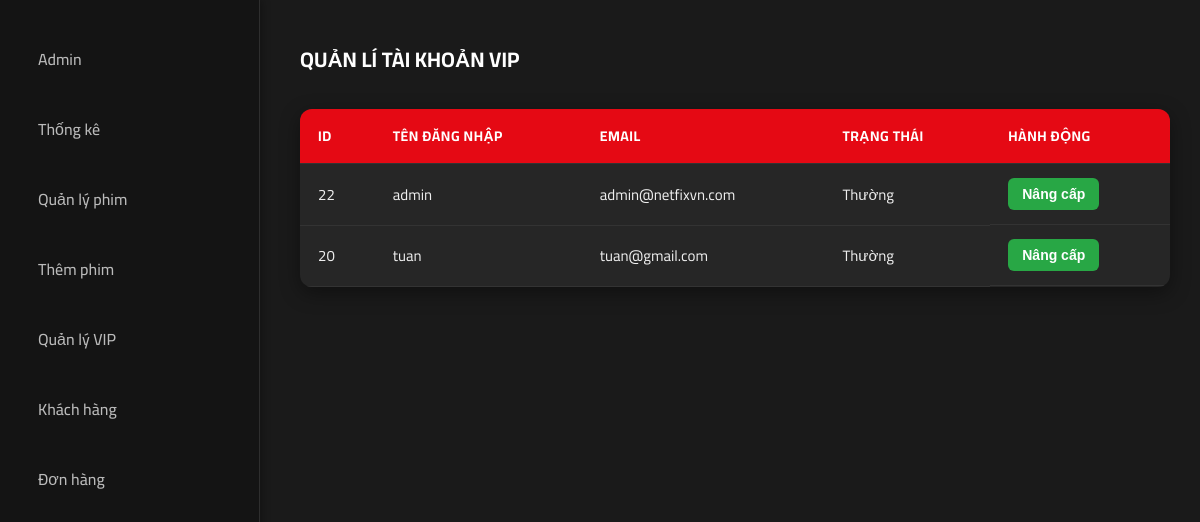
Screenshot of /netfix2/manage_vip.php (signed in) with the database file from the repository.
### tables this page shows
CREATE TABLE `users` (
  `id` int(11) NOT NULL,
  `username` varchar(50) NOT NULL,
  `email` varchar(100) NOT NULL,
  `password` varchar(255) NOT NULL,
  `is_admin` tinyint(1) DEFAULT 0,
  `created_at` timestamp NOT NULL DEFAULT current_timestamp(),
  `updated_at` timestamp NOT NULL DEFAULT current_timestamp() ON UPDATE current_timestamp(),
  `is_vip` tinyint(4) DEFAULT 0,
  `vip_expires_at` datetime DEFAULT NULL
);

### netfix2/manage_vip.php (the view, shortened to what this page needs)
<?php
require 'db.php';
function getAllUsers($conn) {
    $stmt = $conn->prepare("SELECT id, username, email, is_vip FROM users ORDER BY id DESC");
    $stmt->execute();
    $result = $stmt->get_result();
    $users = $result->fetch_all(MYSQLI_ASSOC);
    return $users;
}
$users = getAllUsers($conn);
?>
<!DOCTYPE html>
<html lang="vi">
<head>
    <link href='https://unpkg.com/boxicons@2.0.7/css/boxicons.min.css' rel='stylesheet'>
    <link rel="stylesheet" href="grid.css">
    <link rel="stylesheet" href="app.css">
</head>
<body>
    <div class="dashboard-wrapper">
        <?php include 'admin_sidebar.php' ?>
        <div class="main-content">
            <h2>QUẢN LÍ TÀI KHOẢN VIP</h2>
            <table class="user-table">
                <thead>
                    <tr>
                        <th>ID</th>
                        <th>Tên đăng nhập</th>
                        <th>Email</th>
                        <th>Trạng thái</th>
                        <th>Hành động</th>
                    </tr>
                </thead>
                <tbody>
                    <?php if (empty($users)): ?>
                        <tr>
                            <td colspan="5" style="text-align: center;">Chưa có người dùng nào.</td>
                        </tr>
                    <?php else: ?>
                        <?php foreach ($users as $user): ?>
                            <tr>
                                <td><?php echo htmlspecialchars($user['id']); ?></td>
                                <td><?php echo htmlspecialchars($user['username']); ?></td>
                                <td><?php echo htmlspecialchars($user['email']); ?></td>
                                <td><?php echo $user['is_vip'] ? 'VIP' : 'Thường'; ?></td>
                                <td class="action-buttons">
                                    <?php if ($user['is_vip']): ?>
                                        <form method="POST">
                                            <input type="hidden" name="user_id" value="<?php echo $user['id']; ?>">
                                            <input type="hidden" name="action" value="downgrade">
                                            <button type="submit" class="downgrade-btn">Hạ cấp</button>
                                        </form>
                                    <?php else: ?>
                                        <form method="POST">
                                            <button type="submit" class="upgrade-btn">Nâng cấp</button>
                                        </form>
                                    <?php endif; ?>
                                </td>
                            </tr>
                        <?php endforeach; ?>
                    <?php endif; ?>
                </tbody>
            </table>
        </div>
    </div>
</body>
</html>

### netfix2/app.css (style rules this page uses)
:root { --main-color: #c0392b; --body-bg: #181616; --box-bg: #221f1f; --text-color: #ffffff; --nav-height: 60px; --space-top: 30px; }
* { padding: 0; margin: 0; box-sizing: border-box; }
html { font-size: 16px; }
body { font-family: "Cairo", sans-serif; background-color: var(--body-bg); color: var(--text-color); padding-top: var(--nav-height); }
@media only screen and (max-width: 1280px) { html { font-size: 14px; } }

### netfix2/manage_vip.php (style rules this page uses)
body { background-color: #1a1a1a; color: #fff; font-family: 'Cairo', sans-serif; margin: 0; padding: 0; }
.dashboard-wrapper { display: flex; max-width: 1400px; margin: 0 auto; }
.main-content { margin-left: 270px; width: calc(100% - 270px); padding: 40px 30px; animation: fadeIn 0.3s ease-in-out; }
.user-table { width: 100%; border-collapse: collapse; margin-top: 30px; background: #262626; border-radius: 12px; overflow: hidden; box-shadow: 0 6px 20px rgba(0,0,0,0.4); }
.user-table th, .user-table td { padding: 14px 18px; text-align: left; font-size: 15px; color: #eee; border-bottom: 1px solid #333; }
.user-table th { background-color: #e50914; color: #fff; text-transform: uppercase; letter-spacing: 0.5px; font-size: 14px; font-weight: 700; }
.action-buttons { display: flex; gap: 10px; }
.action-buttons form { display: inline-block; }
.action-buttons button { padding: 8px 14px; border: none; border-radius: 6px; cursor: pointer; font-size: 14px; font-weight: 600; transition: background 0.3s; }
.upgrade-btn { background-color: #28a745; color: #fff; }

### rows the page displays
users: id "22", username "admin", email "admin@netfixvn.com", is_vip "Thường"
users: id "20", username "tuan", email "tuan@gmail.com", is_vip "Thường"
